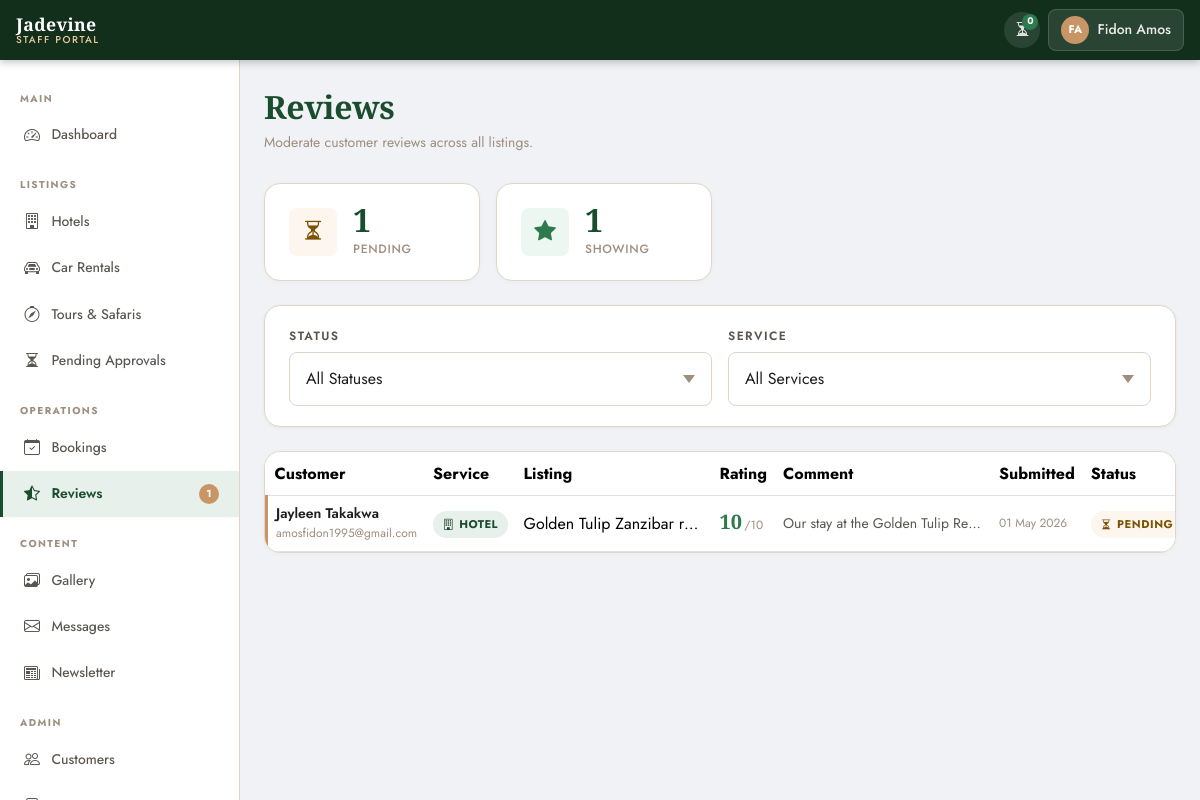
Page /portal/reviews/ (signed in) on the earlier database version.
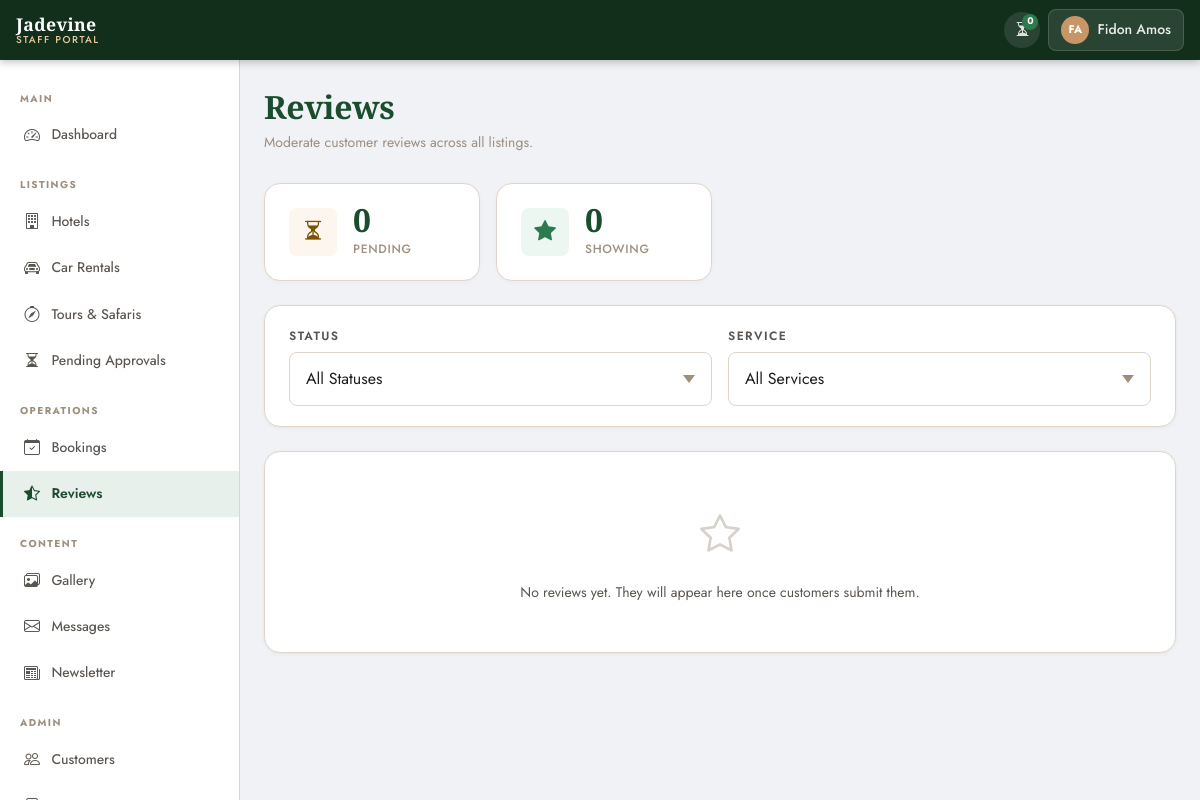
Same page on the later database version.
### apps/reviews/models.py (models this page shows, shortened)
class Review(models.Model):
    SERVICE_TYPE_CHOICES = [
        ('hotel', _('Hotel')),
        ('tour', _('Safari & Tour')),
        ('car', _('Car Rental')),
    ]
    STATUS_CHOICES = [
        ('pending', _('Pending Approval')),
        ('approved', _('Approved')),
        ('rejected', _('Rejected')),
    ]
    user = models.ForeignKey(
        settings.AUTH_USER_MODEL,
        on_delete=models.CASCADE,
        related_name='reviews',
    )
    booking = models.OneToOneField(
        'bookings.Booking',
        on_delete=models.CASCADE,
        related_name='review',
        help_text=_('One review per booking — enforced at DB level.')
    )
    service_type = models.CharField(max_length=10, choices=SERVICE_TYPE_CHOICES)
    hotel = models.ForeignKey(
        'hotels.Hotel',
        on_delete=models.CASCADE,
        null=True, blank=True,
        related_name='reviews',
    )
    tour_package = models.ForeignKey(
        'tours.TourPackage',
        on_delete=models.CASCADE,
        null=True, blank=True,
        related_name='reviews',
    )
    car = models.ForeignKey(
        'cars.CarRental',
        on_delete=models.CASCADE,
        null=True, blank=True,
        related_name='reviews',
    )
    rating = models.PositiveSmallIntegerField(
        verbose_name=_('Rating (1–10)'),
        validators=[MinValueValidator(1), MaxValueValidator(10)],
    )
    comment = models.TextField(
        blank=True, null=True,
        verbose_name=_('Comment'),
    )
    status = models.CharField(
        max_length=10,
        choices=STATUS_CHOICES,
        default='pending',
        verbose_name=_('Moderation Status'),
    )
    moderated_by = models.ForeignKey(
        settings.AUTH_USER_MODEL,
        on_delete=models.SET_NULL,
        null=True, blank=True,
        related_name='reviews_moderated',
    )
    moderated_at = models.DateTimeField(null=True, blank=True)
    rejection_reason = models.CharField(
        max_length=300,
        blank=True, null=True,
        verbose_name=_('Rejection Reason'),
    )
    created_at = models.DateTimeField(auto_now_add=True)
    updated_at = models.DateTimeField(auto_now=True)
    class Meta:
        verbose_name = _('Review')
        verbose_name_plural = _('Reviews')
        ordering = ['-created_at']

### apps/accounts/models.py (models this page shows, shortened)
class CustomUser(AbstractUser):
    LANGUAGE_CHOICES = [
        ('en', 'English'),
        ('fr', 'Français'),
        ('ru', 'Русский'),
    ]
    phone = models.CharField(
        max_length=20,
        blank=True,
        null=True,
        verbose_name=_('Phone Number'),
    )
    nationality = models.CharField(
        max_length=100,
        blank=True,
        null=True,
        verbose_name=_('Nationality'),
    )
    preferred_language = models.CharField(
        max_length=5,
        choices=LANGUAGE_CHOICES,
        default='en',
        verbose_name=_('Preferred Language'),
    )
    profile_photo = models.ImageField(
        upload_to='profiles/',
        blank=True,
        null=True,
        verbose_name=_('Profile Photo'),
    )
    class Meta:
        verbose_name = _('User')
        verbose_name_plural = _('Users')

### apps/hotels/models.py (models this page shows, shortened)
class Hotel(models.Model):
    LOCATION_CHOICES = [
        ('zanzibar', _('Zanzibar')),
        ('dar_es_salaam', _('Dar es Salaam')),
    ]
    APPROVAL_CHOICES = [
        ('pending', _('Pending Review')),
        ('approved', _('Approved')),
        ('rejected', _('Rejected')),
    ]
    STAR_CHOICES = [(i, str(i)) for i in range(1, 6)]
    name = models.CharField(max_length=200, verbose_name=_('Hotel Name'))
    slug = models.SlugField(unique=True, blank=True)
    location = models.CharField(
        max_length=20, choices=LOCATION_CHOICES, verbose_name=_('Location')
    )
    description_en = models.TextField(verbose_name=_('Description (English)'))
    description_fr = models.TextField(blank=True, null=True, verbose_name=_('Description (French)'))
    description_ru = models.TextField(blank=True, null=True, verbose_name=_('Description (Russian)'))
    stars = models.IntegerField(choices=STAR_CHOICES, verbose_name=_('Star Rating'))
    price_per_night = models.DecimalField(
        max_digits=10, decimal_places=2, verbose_name=_('Price Per Night (USD)')
    )
    address = models.CharField(max_length=300, verbose_name=_('Address'))
    latitude = models.DecimalField(
        max_digits=9, decimal_places=6, blank=True, null=True
    )
    longitude = models.DecimalField(
        max_digits=9, decimal_places=6, blank=True, null=True
    )
    tripadvisor_url = models.URLField(blank=True, null=True, verbose_name=_('TripAdvisor URL'))
    created_by = models.ForeignKey(
        settings.AUTH_USER_MODEL,
        on_delete=models.SET_NULL,
        null=True,
        blank=True,
        related_name='hotels_created',
        verbose_name=_('Created By'),
    )
    approval_status = models.CharField(
        max_length=10, choices=APPROVAL_CHOICES, default='pending',
        verbose_name=_('Approval Status')
    )
    rejection_reason = models.TextField(
        blank=True, null=True, verbose_name=_('Rejection Reason')
    )
    is_active = models.BooleanField(default=False, verbose_name=_('Active / Visible'))
    created_at = models.DateTimeField(auto_now_add=True)
    updated_at = models.DateTimeField(auto_now=True)
    class Meta:
        verbose_name = _('Hotel')
        verbose_name_plural = _('Hotels')
        ordering = ['-created_at']

### apps/portal/views/reviews.py (the view)
# urls.py: path('reviews/', PortalReviewListView.as_view(), name='review_list'),
class PortalReviewListView(PortalRequiredMixin, View):
    template_name = 'portal/portal_reviews_list.html'
    def get(self, request):
        qs = get_accessible_reviews(request.user).select_related(
            'user', 'hotel', 'tour_package', 'car', 'booking', 'moderated_by'
        )
        status_filter = request.GET.get('status', '').strip()
        service_filter = request.GET.get('service_type', '').strip()
        if status_filter:
            qs = qs.filter(status=status_filter)
        if service_filter:
            qs = qs.filter(service_type=service_filter)
        if is_mini_admin(request.user):
            qs = qs.exclude(service_type='tour')
        pending_count = get_accessible_reviews(request.user).filter(
            status='pending'
        ).count()
        context = {
            'reviews': qs.order_by('-created_at'),
            'status_filter': status_filter,
            'service_filter': service_filter,
            'pending_count': pending_count,
            'mini_admin': is_mini_admin(request.user),
            'status_choices': Review.STATUS_CHOICES,
            'service_choices': Review.SERVICE_TYPE_CHOICES,
        }
        return render(request, self.template_name, context)

### apps/portal/context_processors.py (called while the page is built, shortened)
def portal_context(request):
    mini = is_mini_admin(request.user)
    pending_hotels = 0
    pending_cars = 0
    unread_messages = 0
    if not mini:
        pending_hotels = Hotel.objects.filter(approval_status='pending').count()
        pending_cars = CarRental.objects.filter(approval_status='pending').count()
        unread_messages = ContactMessage.objects.filter(status='new').count()
    pending_reviews = get_accessible_reviews(request.user).filter(
        status='pending'
    ).count()
    return {
        'pending_total': pending_hotels + pending_cars,
        'pending_hotels': pending_hotels,
        'pending_cars': pending_cars,
        'unread_messages': unread_messages,
        'pending_reviews': pending_reviews,
        'mini_admin': mini,
    }

### apps/portal/mixins.py (called while the page is built, shortened)
def get_accessible_reviews(user):
    from apps.reviews.models import Review
    from apps.hotels.models import Hotel
    from apps.cars.models import CarRental
    return Review.objects.all()

def is_mini_admin(user):
    return hasattr(user, 'miniadminprofile')

### templates/portal/portal_reviews_list.html (shortened to what the changed rows need)
{% extends "portal/portal_base.html" %}
{% load i18n static %}
{% block nav_reviews %}active{% endblock %}
{% block page_title %}{% trans "Reviews" %}{% endblock %}
{% block extra_css %}
<link rel="stylesheet" href="{% static 'css/portal/portal_reviews.css' %}">
{% endblock %}
{% block content %}
<div class="row g-3 mb-4">
  <div class="col-6 col-md-3">
    <div class="portal-stat-card">
      <div>
        <div class="portal-stat-value">{{ pending_count }}</div>
        <p class="portal-stat-label">{% trans "Pending" %}</p>
      </div>
    </div>
  </div>
  <div class="col-6 col-md-3">
    <div class="portal-stat-card">
      <div>
        <div class="portal-stat-value">{{ reviews|length }}</div>
        <p class="portal-stat-label">{% trans "Showing" %}</p>
      </div>
    </div>
  </div>
</div>
{% if reviews %}
<div class="portal-table-wrap table-responsive">
  <table id="reviews-table" class="table table-hover align-middle mb-0">
    <thead>
      <tr>
        <th>{% trans "Customer" %}</th>
        <th>{% trans "Service" %}</th>
        <th>{% trans "Listing" %}</th>
        <th>{% trans "Rating" %}</th>
        <th>{% trans "Comment" %}</th>
        <th>{% trans "Submitted" %}</th>
        <th>{% trans "Status" %}</th>
      </tr>
    </thead>
    <tbody>
      {% for review in reviews %}
      <tr class="review-row" data-review-id="{{ review.pk }}"
          data-status="{{ review.status }}">
        <td>
          <div class="review-customer-name">
            {{ review.user.get_full_name|default:review.user.email }}
          </div>
          <div class="review-customer-email">{{ review.user.email }}</div>
        </td>
        <td>
          <span class="review-service-badge review-service-badge--{{ review.service_type }}">
            {% if review.service_type == 'hotel' %}
              <i class="bi bi-building"></i>
            {% elif review.service_type == 'tour' %}
              <i class="bi bi-compass"></i>
            {% else %}
              <i class="bi bi-car-front"></i>
            {% endif %}
            {{ review.get_service_type_display }}
          </span>
        </td>
        <td class="text-truncate-container">
          <span class="text-truncate-line" style="max-width:180px;">
            {% if review.hotel %}{{ review.hotel.name }}
            {% elif review.tour_package %}{{ review.tour_package.name_en }}
            {% elif review.car %}{{ review.car.name }}
            {% else %}—
            {% endif %}
          </span>
        </td>
        <td>
          <div class="review-rating-display">
            <span class="review-rating-number review-rating-number--{{ review.rating }}">
              {{ review.rating }}
            </span>
            <span class="review-rating-suffix">/10</span>
          </div>
        </td>
        <td class="text-truncate-container">
          {% if review.comment %}
          <span class="text-truncate-line review-comment-preview"
                style="max-width:200px;"
                title="{{ review.comment }}">
            {{ review.comment }}
          </span>
          {% else %}
          <span style="color:var(--color-muted);font-style:italic;font-size:var(--text-xs);">
            {% trans "No comment" %}
          </span>
          {% endif %}
        </td>
        <td style="white-space:nowrap;font-size:var(--text-xs);color:var(--color-muted);">
          {{ review.created_at|date:"d M Y" }}
        </td>
        <td class="text-nowrap-custom">
          <span class="approval-badge
            {% if review.status == 'approved' %}approval-badge--approved
            {% elif review.status == 'pending' %}approval-badge--pending
            {% else %}approval-badge--rejected{% endif %}">
            {% if review.status == 'approved' %}
              <i class="bi bi-check-circle-fill"></i>
            {% elif review.status == 'pending' %}
              <i class="bi bi-hourglass-split"></i>
            {% else %}
              <i class="bi bi-x-circle-fill"></i>
            {% endif %}
            {{ review.get_status_display }}
          </span>
        </td>
      </tr>
      {% endfor %}
    </tbody>
  </table>
</div>
{% else %}
<div class="portal-card portal-empty-state">
  <i class="bi bi-star"></i>
  <p>
    {% if status_filter or service_filter %}
      {% trans "No reviews match your current filters." %}
    {% else %}
      {% trans "No reviews yet. They will appear here once customers submit them." %}
    {% endif %}
  </p>
</div>
{% endif %}
{% endblock %}
{% block extra_js %}
{% load static %}
{% endblock %}

### templates/portal/portal_base.html (shortened to what the changed rows need)
{% load static i18n %}
<!DOCTYPE html>
<html lang="en">
<head>
  <link rel="stylesheet"
        href="https://cdn.jsdelivr.net/npm/bootstrap@5.3.3/dist/css/bootstrap.min.css">
  <link rel="stylesheet"
        href="https://cdn.jsdelivr.net/npm/bootstrap-icons@1.11.3/font/bootstrap-icons.min.css">
  <link rel="stylesheet"
        href="https://cdn.datatables.net/1.13.8/css/dataTables.bootstrap5.min.css">
  <link rel="stylesheet"
        href="https://cdn.datatables.net/buttons/2.4.2/css/buttons.bootstrap5.min.css">
  <link rel="stylesheet" href="{% static 'css/main.css' %}">
  <link rel="stylesheet" href="{% static 'css/portal/portal_base.css' %}">
  {% block extra_css %}{% endblock %}
</head>
<body class="portal-body {% block body_class %}{% endblock %}">
<div class="portal-layout">
  <aside class="portal-sidebar" id="portalSidebar">
    <nav class="portal-nav">
      <div class="portal-nav-section">
        <a href="{% url 'portal:review_list' %}"
          class="portal-nav-link {% block nav_reviews %}{% endblock %}">
          <i class="bi bi-star-half"></i>
          <span>{% trans "Reviews" %}</span>
          {% if pending_reviews > 0 %}
          <span class="portal-nav-badge portal-nav-badge--accent">{{ pending_reviews }}</span>
          {% endif %}
        </a>
      </div>
    </nav>
  </aside>
  <main class="portal-main">
    {% block page_header %}
    <div class="portal-page-header">
      <div>
        <h1 class="portal-page-title">{% block page_title %}{% endblock %}</h1>
      </div>
    </div>
    {% endblock %}
    <div class="portal-content">
      {% block content %}{% endblock %}
    </div>
  </main>
</div>
</body>
</html>

Differences in the rows shown:
removed Review: user.get_full_name "Jayleen Takakwa", user.email "amosfidon1995@gmail.com", service_type "HOTEL", hotel.name "Golden Tulip Zanzibar r…", rating "10", comment "Our stay at the Golden Tulip Re…", created_at "01 May 2026", status "PENDING…"
Other differences:
{{ pending_count }}: "1" → "0"
{{ reviews|length }}: "1" → "0"
{{ pending_reviews }}: "1" → (not shown)
text no longer shown: "Customer Service Listing Rating Comment Submitted Status"
text now shown: "No reviews yet. They will appear here once customers submit them."
